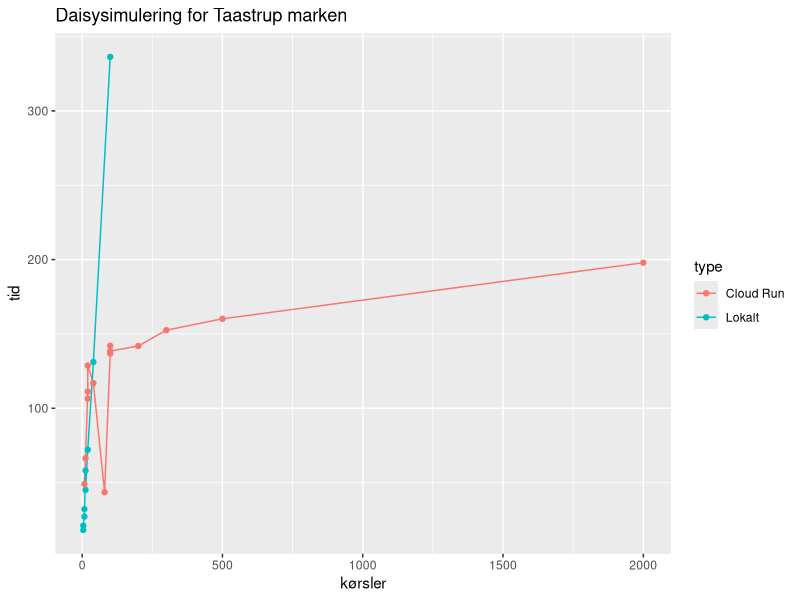
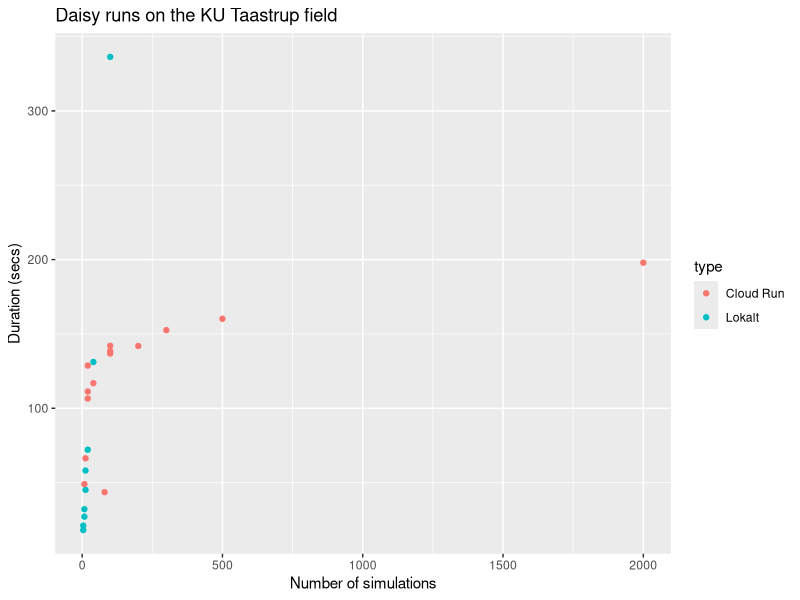
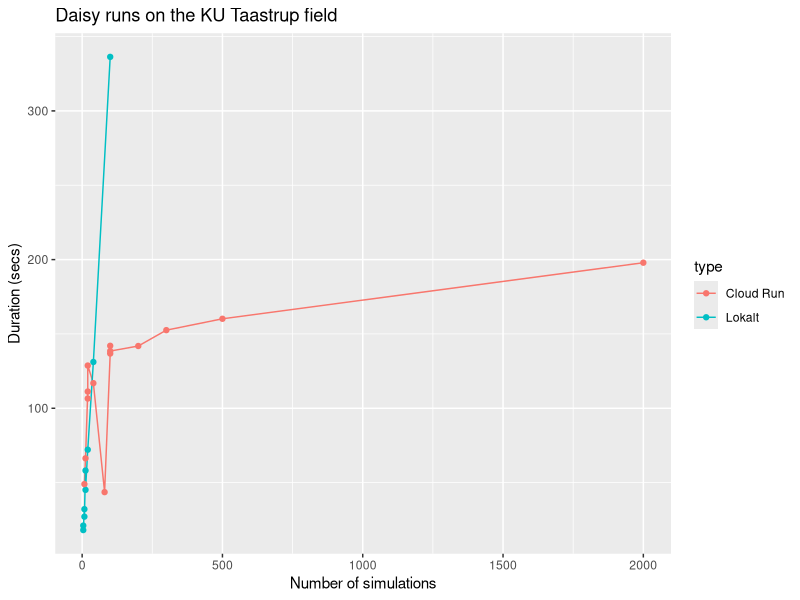

Here is the R script that generated these plots, in order:
## ---- chunk 1
for (p in c("ggplot2", "readr")) if (!require(p, character.only=TRUE, quietly=TRUE)) install.packages(p)

#log <- read_csv("/home/j/Projekter/NitrogenSensor/gitlab/nitrogensensor/daisy/DaisyTestkoersel_performancelog.csv")
log <- read_csv("DaisyTestkoersel_performancelog.csv")
log
## ---- chunk 2
##log <- read_csv("Projekter/NitrogenSensor/gitlab/nitrogensensor/daisy/DaisyTestkoersel_performancelog.csv")
ggplot(data = log, aes(x=kørsler, y=tid, group=log$type, color=type)) + geom_line() + geom_point() + ggtitle("Daisysimulering for Taastrup marken")
## ---- chunk 3
ggplot(data = log, aes(x=kørsler, y=tid, group=log$type, color=type)) + geom_point() + ggtitle("Daisy runs on the KU Taastrup field")  + xlab("Number of simulations") + ylab("Duration (secs)")
## ---- chunk 4
ggplot(data = log, aes(x=kørsler, y=tid, group=log$type, color=type)) + geom_line() + geom_point() + ggtitle("Daisy runs on the KU Taastrup field")  + xlab("Number of simulations") + ylab("Duration (secs)")
